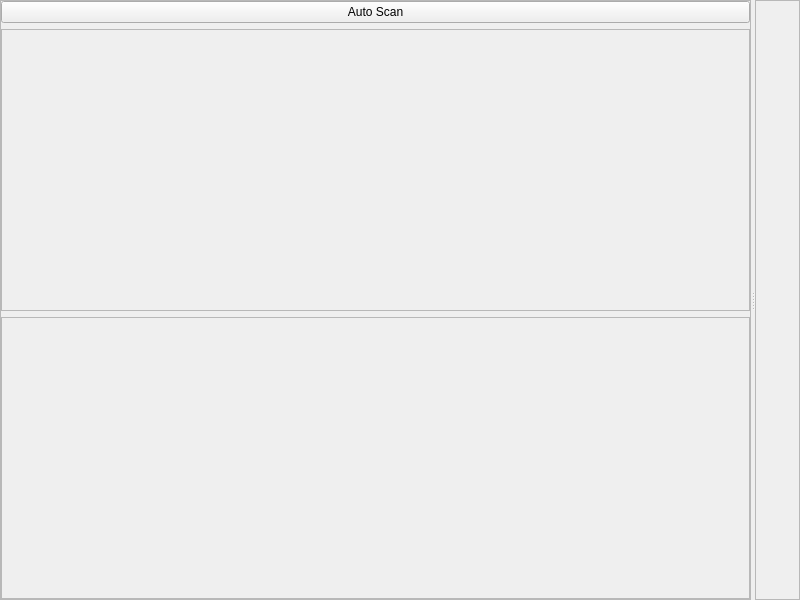
<?xml version="1.0" encoding="UTF-8"?>
<ui version="4.0">
    <class>MainWindow</class>
    <widget class="QMainWindow" name="MainWindow">
        <property name="geometry">
            <rect>
                <x>0</x>
                <y>0</y>
                <width>800</width>
                <height>600</height>
            </rect>
        </property>
        <property name="windowTitle">
            <string>MainWindow</string>
        </property>
        <widget class="QWidget" name="centralwidget">
            <layout class="QGridLayout" name="gridLayout">
                <property name="margin">
                    <number>0</number>
                </property>
                <property name="spacing">
                    <number>0</number>
                </property>
                <item row="0" column="0">
                    <widget class="QSplitter" name="splitter">
                        <property name="orientation">
                            <enum>Qt::Horizontal</enum>
                        </property>
                        <widget class="QFrame" name="frame">
                            <property name="sizePolicy">
                                <sizepolicy hsizetype="Maximum" vsizetype="Preferred">
                                    <horstretch>0</horstretch>
                                    <verstretch>0</verstretch>
                                </sizepolicy>
                            </property>
                            <property name="frameShape">
                                <enum>QFrame::StyledPanel</enum>
                            </property>
                            <property name="frameShadow">
                                <enum>QFrame::Raised</enum>
                            </property>
                            <property name="class" stdset="0">
                                <string>PeripheralCollection</string>
                            </property>
                            <layout class="QVBoxLayout" name="verticalLayout">
                                <property name="spacing">
                                    <number>6</number>
                                </property>
                                <property name="margin">
                                    <number>0</number>
                                </property>
                                <item>
                                    <widget class="QPushButton" name="pushButton">
                                        <property name="text">
                                            <string>Auto Scan</string>
                                        </property>
                                    </widget>
                                </item>
                                <item>
                                    <widget class="QScrollArea" name="scrollArea">
                                        <property name="minimumSize">
                                            <size>
                                                <width>200</width>
                                                <height>0</height>
                                            </size>
                                        </property>
                                        <property name="styleSheet">
                                            <string notr="true"/>
                                        </property>
                                        <property name="widgetResizable">
                                            <bool>true</bool>
                                        </property>
                                        <widget class="QWidget" name="scrollLayout">
                                            <property name="geometry">
                                                <rect>
                                                    <x>0</x>
                                                    <y>0</y>
                                                    <width>745</width>
                                                    <height>265</height>
                                                </rect>
                                            </property>
                                            <layout class="QVBoxLayout" name="nodeArea">
                                                <property name="spacing">
                                                    <number>0</number>
                                                </property>
                                                <property name="margin">
                                                    <number>0</number>
                                                </property>
                                                <item>
                                                    <spacer name="verticalSpacer">
                                                        <property name="orientation">
                                                            <enum>Qt::Vertical</enum>
                                                        </property>
                                                        <property name="sizeHint" stdset="0">
                                                            <size>
                                                                <width>20</width>
                                                                <height>40</height>
                                                            </size>
                                                        </property>
                                                    </spacer>
                                                </item>
                                            </layout>
                                        </widget>
                                    </widget>
                                </item>
                                <item>
                                    <widget class="QScrollArea" name="scrollArea_2">
                                        <property name="styleSheet">
                                            <string notr="true"/>
                                        </property>
                                        <property name="widgetResizable">
                                            <bool>true</bool>
                                        </property>
                                        <widget class="QWidget" name="scroll2layout">
                                            <property name="geometry">
                                                <rect>
                                                    <x>0</x>
                                                    <y>0</y>
                                                    <width>745</width>
                                                    <height>265</height>
                                                </rect>
                                            </property>
                                            <property name="styleSheet">
                                                <string notr="true"/>
                                            </property>
                                            <layout class="QVBoxLayout" name="paramMenus">
                                                <property name="spacing">
                                                    <number>0</number>
                                                </property>
                                                <property name="margin">
                                                    <number>0</number>
                                                </property>
                                                <item>
                                                    <spacer name="verticalSpacer_2">
                                                        <property name="orientation">
                                                            <enum>Qt::Vertical</enum>
                                                        </property>
                                                        <property name="sizeHint" stdset="0">
                                                            <size>
                                                                <width>20</width>
                                                                <height>40</height>
                                                            </size>
                                                        </property>
                                                    </spacer>
                                                </item>
                                            </layout>
                                        </widget>
                                    </widget>
                                </item>
                            </layout>
                        </widget>
                        <widget class="QFrame" name="frame_2">
                            <property name="frameShape">
                                <enum>QFrame::StyledPanel</enum>
                            </property>
                            <property name="frameShadow">
                                <enum>QFrame::Raised</enum>
                            </property>
                            <layout class="QVBoxLayout" name="plot_area">
                                <property name="spacing">
                                    <number>0</number>
                                </property>
                                <property name="margin">
                                    <number>5</number>
                                </property>
                            </layout>
                        </widget>
                    </widget>
                </item>
            </layout>
        </widget>
        <widget class="QMenuBar" name="menubar">
            <property name="geometry">
                <rect>
                    <x>0</x>
                    <y>0</y>
                    <width>800</width>
                    <height>25</height>
                </rect>
            </property>
        </widget>
    </widget>
    <resources/>
    <connections>
        <connection>
            <sender>pushButton</sender>
            <signal>clicked()</signal>
            <receiver>MainWindow</receiver>
            <slot>scan()</slot>
            <hints>
                <hint type="sourcelabel">
                    <x>695</x>
                    <y>45</y>
                </hint>
                <hint type="destinationlabel">
                    <x>804</x>
                    <y>59</y>
                </hint>
            </hints>
        </connection>
    </connections>
    <slots>
        <slot>scan()</slot>
    </slots>
</ui>
